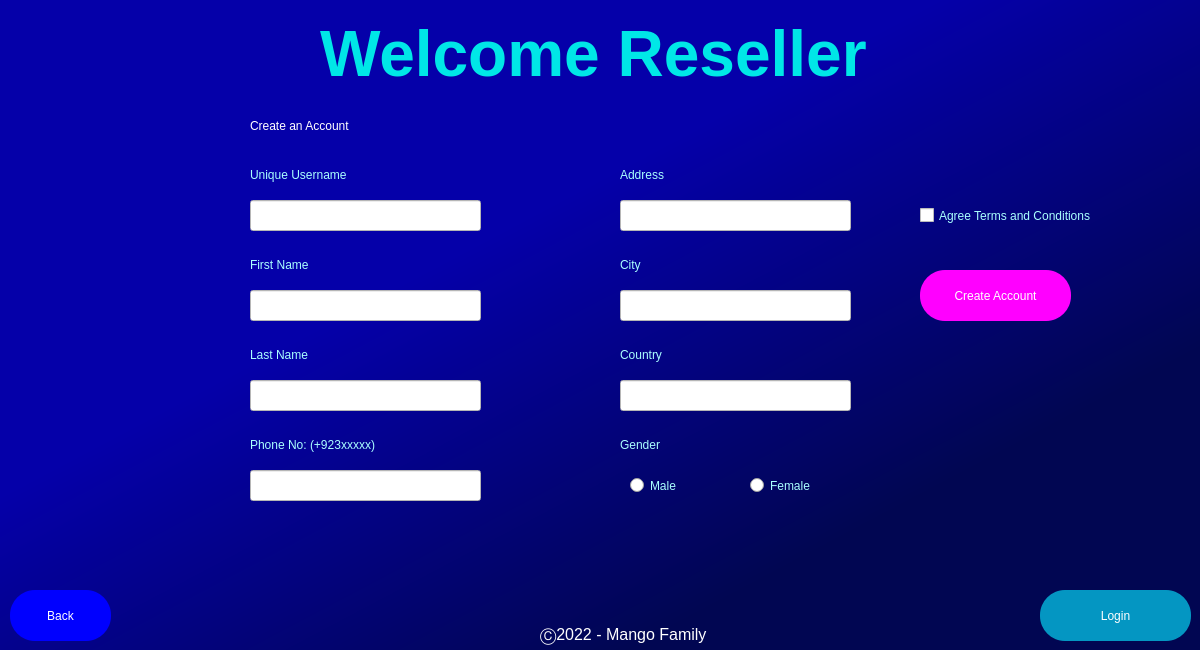
<?xml version="1.0" encoding="UTF-8"?>
<ui version="4.0">
 <class>Dialog</class>
 <widget class="QDialog" name="Dialog">
  <property name="geometry">
   <rect>
    <x>0</x>
    <y>0</y>
    <width>1200</width>
    <height>650</height>
   </rect>
  </property>
  <property name="windowTitle">
   <string>Dialog</string>
  </property>
  <widget class="QWidget" name="Reseller_Login_Screen" native="true">
   <property name="enabled">
    <bool>true</bool>
   </property>
   <property name="geometry">
    <rect>
     <x>0</x>
     <y>0</y>
     <width>1200</width>
     <height>650</height>
    </rect>
   </property>
   <property name="mouseTracking">
    <bool>true</bool>
   </property>
   <property name="contextMenuPolicy">
    <enum>Qt::PreventContextMenu</enum>
   </property>
   <property name="styleSheet">
    <string notr="true">QWidget#Reseller_Login_Screen{
background-color: qlineargradient(spread:pad, x1:0, y1:0, x2:0.755682, y2:0.773, stop:0.505682 rgba(5, 0, 169, 255), stop:1 rgba(1, 6, 82, 255));
}</string>
   </property>
   <widget class="QLabel" name="Welcome_Reseller_label">
    <property name="geometry">
     <rect>
      <x>320</x>
      <y>10</y>
      <width>551</width>
      <height>91</height>
     </rect>
    </property>
    <property name="styleSheet">
     <string notr="true">
color: rgb(0, 231, 231);</string>
    </property>
    <property name="text">
     <string>&lt;!DOCTYPE HTML PUBLIC &quot;-//W3C//DTD HTML 4.0//EN&quot; &quot;http://www.w3.org/TR/REC-html40/strict.dtd&quot;&gt;
&lt;html&gt;&lt;head&gt;&lt;meta name=&quot;qrichtext&quot; content=&quot;1&quot; /&gt;&lt;style type=&quot;text/css&quot;&gt;
p, li { white-space: pre-wrap; }
&lt;/style&gt;&lt;/head&gt;&lt;body style=&quot; font-family:'Palatino Linotype'; font-size:36pt; font-weight:72; font-style:normal;&quot;&gt;
&lt;p style=&quot; margin-top:0px; margin-bottom:0px; margin-left:0px; margin-right:0px; -qt-block-indent:0; text-indent:0px;&quot;&gt;&lt;span style=&quot; font-size:48pt; font-weight:600;&quot;&gt;Welcome Reseller&lt;/span&gt;&lt;/p&gt;&lt;/body&gt;&lt;/html&gt;</string>
    </property>
   </widget>
   <widget class="QLabel" name="create_or_signin_reseller_label">
    <property name="geometry">
     <rect>
      <x>250</x>
      <y>110</y>
      <width>271</width>
      <height>31</height>
     </rect>
    </property>
    <property name="styleSheet">
     <string notr="true">font: 14pt &quot;MS Shell Dlg 2&quot;;
color: rgb(255, 255, 255);</string>
    </property>
    <property name="text">
     <string>Create an Account</string>
    </property>
   </widget>
   <widget class="QLabel" name="label">
    <property name="geometry">
     <rect>
      <x>250</x>
      <y>160</y>
      <width>151</width>
      <height>31</height>
     </rect>
    </property>
    <property name="styleSheet">
     <string notr="true">font: 12pt &quot;MS Shell Dlg 2&quot;;
color: rgb(170, 255, 255);</string>
    </property>
    <property name="text">
     <string>&lt;html&gt;&lt;head/&gt;&lt;body&gt;&lt;p&gt;Unique Username&lt;/p&gt;&lt;/body&gt;&lt;/html&gt;</string>
    </property>
   </widget>
   <widget class="QLineEdit" name="lineEdit">
    <property name="geometry">
     <rect>
      <x>250</x>
      <y>200</y>
      <width>231</width>
      <height>31</height>
     </rect>
    </property>
    <property name="styleSheet">
     <string notr="true">background-color: rgb(255, 255, 255);</string>
    </property>
   </widget>
   <widget class="QPushButton" name="back">
    <property name="geometry">
     <rect>
      <x>10</x>
      <y>590</y>
      <width>101</width>
      <height>51</height>
     </rect>
    </property>
    <property name="styleSheet">
     <string notr="true">border-radius:25px;
background-color: rgb(0, 0, 255);
font: 14pt &quot;MS Shell Dlg 2&quot;;
color: rgb(255, 255, 255);</string>
    </property>
    <property name="text">
     <string>Back</string>
    </property>
   </widget>
   <widget class="QPushButton" name="loginButton">
    <property name="geometry">
     <rect>
      <x>1040</x>
      <y>590</y>
      <width>151</width>
      <height>51</height>
     </rect>
    </property>
    <property name="styleSheet">
     <string notr="true">border-radius:25px;
background-color: rgb(4, 150, 194);
font: 14pt &quot;MS Shell Dlg 2&quot;;
color: rgb(255, 255, 255);</string>
    </property>
    <property name="text">
     <string>Login</string>
    </property>
   </widget>
   <widget class="QLineEdit" name="lineEdit_3">
    <property name="geometry">
     <rect>
      <x>250</x>
      <y>290</y>
      <width>231</width>
      <height>31</height>
     </rect>
    </property>
    <property name="styleSheet">
     <string notr="true">background-color: rgb(255, 255, 255);</string>
    </property>
   </widget>
   <widget class="QLabel" name="label_3">
    <property name="geometry">
     <rect>
      <x>250</x>
      <y>250</y>
      <width>191</width>
      <height>31</height>
     </rect>
    </property>
    <property name="styleSheet">
     <string notr="true">font: 12pt &quot;MS Shell Dlg 2&quot;;
color: rgb(170, 255, 255);</string>
    </property>
    <property name="text">
     <string>&lt;html&gt;&lt;head/&gt;&lt;body&gt;&lt;p&gt;First Name&lt;/p&gt;&lt;/body&gt;&lt;/html&gt;</string>
    </property>
   </widget>
   <widget class="QLabel" name="label_5">
    <property name="geometry">
     <rect>
      <x>540</x>
      <y>620</y>
      <width>171</width>
      <height>31</height>
     </rect>
    </property>
    <property name="text">
     <string>&lt;html&gt;&lt;head/&gt;&lt;body&gt;&lt;p&gt;&lt;span style=&quot; font-size:12pt; color:#ffffff;&quot;&gt;Ⓒ2022 - Mango Family&lt;/span&gt;&lt;/p&gt;&lt;/body&gt;&lt;/html&gt;</string>
    </property>
   </widget>
   <widget class="QLineEdit" name="lineEdit_2">
    <property name="geometry">
     <rect>
      <x>620</x>
      <y>200</y>
      <width>231</width>
      <height>31</height>
     </rect>
    </property>
    <property name="styleSheet">
     <string notr="true">background-color: rgb(255, 255, 255);</string>
    </property>
   </widget>
   <widget class="QLineEdit" name="lineEdit_4">
    <property name="geometry">
     <rect>
      <x>620</x>
      <y>290</y>
      <width>231</width>
      <height>31</height>
     </rect>
    </property>
    <property name="styleSheet">
     <string notr="true">background-color: rgb(255, 255, 255);</string>
    </property>
   </widget>
   <widget class="QLineEdit" name="lineEdit_5">
    <property name="geometry">
     <rect>
      <x>620</x>
      <y>380</y>
      <width>231</width>
      <height>31</height>
     </rect>
    </property>
    <property name="styleSheet">
     <string notr="true">background-color: rgb(255, 255, 255);</string>
    </property>
   </widget>
   <widget class="QLineEdit" name="lineEdit_6">
    <property name="geometry">
     <rect>
      <x>250</x>
      <y>470</y>
      <width>231</width>
      <height>31</height>
     </rect>
    </property>
    <property name="styleSheet">
     <string notr="true">background-color: rgb(255, 255, 255);</string>
    </property>
   </widget>
   <widget class="QLineEdit" name="lineEdit_7">
    <property name="geometry">
     <rect>
      <x>250</x>
      <y>380</y>
      <width>231</width>
      <height>31</height>
     </rect>
    </property>
    <property name="styleSheet">
     <string notr="true">background-color: rgb(255, 255, 255);</string>
    </property>
   </widget>
   <widget class="QLabel" name="label_4">
    <property name="geometry">
     <rect>
      <x>250</x>
      <y>340</y>
      <width>191</width>
      <height>31</height>
     </rect>
    </property>
    <property name="styleSheet">
     <string notr="true">font: 12pt &quot;MS Shell Dlg 2&quot;;
color: rgb(170, 255, 255);</string>
    </property>
    <property name="text">
     <string>&lt;html&gt;&lt;head/&gt;&lt;body&gt;&lt;p&gt;Last Name&lt;/p&gt;&lt;/body&gt;&lt;/html&gt;</string>
    </property>
   </widget>
   <widget class="QLabel" name="label_6">
    <property name="geometry">
     <rect>
      <x>250</x>
      <y>430</y>
      <width>191</width>
      <height>31</height>
     </rect>
    </property>
    <property name="styleSheet">
     <string notr="true">font: 12pt &quot;MS Shell Dlg 2&quot;;
color: rgb(170, 255, 255);</string>
    </property>
    <property name="text">
     <string>&lt;html&gt;&lt;head/&gt;&lt;body&gt;&lt;p&gt;Phone No:  (+923xxxxx)&lt;/p&gt;&lt;/body&gt;&lt;/html&gt;</string>
    </property>
   </widget>
   <widget class="QLabel" name="label_7">
    <property name="geometry">
     <rect>
      <x>620</x>
      <y>160</y>
      <width>191</width>
      <height>31</height>
     </rect>
    </property>
    <property name="styleSheet">
     <string notr="true">font: 12pt &quot;MS Shell Dlg 2&quot;;
color: rgb(170, 255, 255);</string>
    </property>
    <property name="text">
     <string>&lt;html&gt;&lt;head/&gt;&lt;body&gt;&lt;p&gt;Address&lt;/p&gt;&lt;/body&gt;&lt;/html&gt;</string>
    </property>
   </widget>
   <widget class="QLabel" name="label_8">
    <property name="geometry">
     <rect>
      <x>620</x>
      <y>250</y>
      <width>191</width>
      <height>31</height>
     </rect>
    </property>
    <property name="styleSheet">
     <string notr="true">font: 12pt &quot;MS Shell Dlg 2&quot;;
color: rgb(170, 255, 255);</string>
    </property>
    <property name="text">
     <string>&lt;html&gt;&lt;head/&gt;&lt;body&gt;&lt;p&gt;City&lt;/p&gt;&lt;/body&gt;&lt;/html&gt;</string>
    </property>
   </widget>
   <widget class="QLabel" name="label_9">
    <property name="geometry">
     <rect>
      <x>620</x>
      <y>340</y>
      <width>191</width>
      <height>31</height>
     </rect>
    </property>
    <property name="styleSheet">
     <string notr="true">font: 12pt &quot;MS Shell Dlg 2&quot;;
color: rgb(170, 255, 255);</string>
    </property>
    <property name="text">
     <string>&lt;html&gt;&lt;head/&gt;&lt;body&gt;&lt;p&gt;Country&lt;/p&gt;&lt;/body&gt;&lt;/html&gt;</string>
    </property>
   </widget>
   <widget class="QRadioButton" name="radioButton">
    <property name="geometry">
     <rect>
      <x>630</x>
      <y>470</y>
      <width>81</width>
      <height>31</height>
     </rect>
    </property>
    <property name="styleSheet">
     <string notr="true">color: rgb(170, 255, 255);
font: 14pt &quot;MS Shell Dlg 2&quot;;</string>
    </property>
    <property name="text">
     <string>Male</string>
    </property>
   </widget>
   <widget class="QRadioButton" name="radioButton_2">
    <property name="geometry">
     <rect>
      <x>750</x>
      <y>470</y>
      <width>81</width>
      <height>31</height>
     </rect>
    </property>
    <property name="styleSheet">
     <string notr="true">color: rgb(170, 255, 255);
font: 14pt &quot;MS Shell Dlg 2&quot;;</string>
    </property>
    <property name="text">
     <string>Female</string>
    </property>
   </widget>
   <widget class="QLabel" name="label_10">
    <property name="geometry">
     <rect>
      <x>620</x>
      <y>430</y>
      <width>191</width>
      <height>31</height>
     </rect>
    </property>
    <property name="styleSheet">
     <string notr="true">font: 12pt &quot;MS Shell Dlg 2&quot;;
color: rgb(170, 255, 255);</string>
    </property>
    <property name="text">
     <string>&lt;html&gt;&lt;head/&gt;&lt;body&gt;&lt;p&gt;Gender&lt;/p&gt;&lt;/body&gt;&lt;/html&gt;</string>
    </property>
   </widget>
   <widget class="QCheckBox" name="checkBox">
    <property name="geometry">
     <rect>
      <x>920</x>
      <y>200</y>
      <width>261</width>
      <height>31</height>
     </rect>
    </property>
    <property name="styleSheet">
     <string notr="true">color: rgb(170, 255, 255);
font: 14pt &quot;MS Shell Dlg 2&quot;;</string>
    </property>
    <property name="text">
     <string>Agree Terms and Conditions</string>
    </property>
   </widget>
   <widget class="QPushButton" name="loginButton_2">
    <property name="geometry">
     <rect>
      <x>920</x>
      <y>270</y>
      <width>151</width>
      <height>51</height>
     </rect>
    </property>
    <property name="styleSheet">
     <string notr="true">border-radius:25px;
background-color: rgb(255, 0, 255);
font: 14pt &quot;MS Shell Dlg 2&quot;;
color: rgb(255, 255, 255);</string>
    </property>
    <property name="text">
     <string>Create Account</string>
    </property>
   </widget>
  </widget>
 </widget>
 <resources/>
 <connections/>
</ui>
